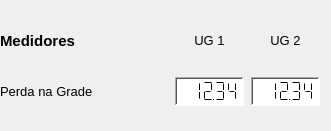
  <widget class="QWidget" name="layoutWidget_18">
   <property name="geometry">
    <rect>
     <x>69</x>
     <y>82</y>
     <width>331</width>
     <height>131</height>
    </rect>
   </property>
   <layout class="QGridLayout" name="gridLayout" rowstretch="0,0" columnstretch="0,0,0">
    <property name="sizeConstraint">
     <enum>QLayout::SetMinimumSize</enum>
    </property>
    <property name="leftMargin">
     <number>0</number>
    </property>
    <property name="spacing">
     <number>7</number>
    </property>
    <item row="1" column="0">
     <widget class="QLabel" name="label_perdagrade">
      <property name="sizeIncrement">
       <size>
        <width>0</width>
        <height>0</height>
       </size>
      </property>
      <property name="font">
       <font>
        <pointsize>10</pointsize>
       </font>
      </property>
      <property name="text">
       <string>Perda na Grade</string>
      </property>
     </widget>
    </item>
    <item row="0" column="0">
     <widget class="QLabel" name="label_medidores">
      <property name="sizePolicy">
       <sizepolicy hsizetype="Preferred" vsizetype="Preferred">
        <horstretch>0</horstretch>
        <verstretch>0</verstretch>
       </sizepolicy>
      </property>
      <property name="minimumSize">
       <size>
        <width>0</width>
        <height>0</height>
       </size>
      </property>
      <property name="maximumSize">
       <size>
        <width>16777215</width>
        <height>35</height>
       </size>
      </property>
      <property name="sizeIncrement">
       <size>
        <width>0</width>
        <height>0</height>
       </size>
      </property>
      <property name="baseSize">
       <size>
        <width>0</width>
        <height>0</height>
       </size>
      </property>
      <property name="font">
       <font>
        <pointsize>11</pointsize>
        <weight>75</weight>
        <bold>true</bold>
        <underline>false</underline>
       </font>
      </property>
      <property name="text">
       <string>Medidores</string>
      </property>
     </widget>
    </item>
    <item row="1" column="2">
     <widget class="QLCDNumber" name="lcdNumber_perda_na_grade_ug2">
      <property name="sizePolicy">
       <sizepolicy hsizetype="Fixed" vsizetype="Fixed">
        <horstretch>55</horstretch>
        <verstretch>29</verstretch>
       </sizepolicy>
      </property>
      <property name="minimumSize">
       <size>
        <width>69</width>
        <height>29</height>
       </size>
      </property>
      <property name="font">
       <font>
        <weight>50</weight>
        <bold>false</bold>
       </font>
      </property>
      <property name="autoFillBackground">
       <bool>false</bool>
      </property>
      <property name="styleSheet">
       <string notr="true">background-color: rgb(255, 255, 255);</string>
      </property>
      <property name="frameShape">
       <enum>QFrame::WinPanel</enum>
      </property>
      <property name="frameShadow">
       <enum>QFrame::Sunken</enum>
      </property>
      <property name="smallDecimalPoint">
       <bool>true</bool>
      </property>
      <property name="digitCount">
       <number>5</number>
      </property>
      <property name="segmentStyle">
       <enum>QLCDNumber::Flat</enum>
      </property>
      <property name="value" stdset="0">
       <double>12.340000000000000</double>
      </property>
     </widget>
    </item>
    <item row="0" column="2">
     <widget class="QLabel" name="label_ug3_2">
      <property name="font">
       <font>
        <pointsize>10</pointsize>
       </font>
      </property>
      <property name="text">
       <string>UG 2</string>
      </property>
      <property name="alignment">
       <set>Qt::AlignCenter</set>
      </property>
     </widget>
    </item>
    <item row="0" column="1">
     <widget class="QLabel" name="label_ug1_2">
      <property name="font">
       <font>
        <pointsize>10</pointsize>
       </font>
      </property>
      <property name="text">
       <string>UG 1</string>
      </property>
      <property name="alignment">
       <set>Qt::AlignCenter</set>
      </property>
     </widget>
    </item>
    <item row="1" column="1">
     <widget class="QLCDNumber" name="lcdNumber_perda_na_grade_ug1">
      <property name="sizePolicy">
       <sizepolicy hsizetype="Fixed" vsizetype="Fixed">
        <horstretch>55</horstretch>
        <verstretch>29</verstretch>
       </sizepolicy>
      </property>
      <property name="minimumSize">
       <size>
        <width>69</width>
        <height>29</height>
       </size>
      </property>
      <property name="font">
       <font>
        <weight>50</weight>
        <bold>false</bold>
       </font>
      </property>
      <property name="autoFillBackground">
       <bool>false</bool>
      </property>
      <property name="styleSheet">
       <string notr="true">background-color: rgb(255, 255, 255);</string>
      </property>
      <property name="frameShape">
       <enum>QFrame::WinPanel</enum>
      </property>
      <property name="frameShadow">
       <enum>QFrame::Sunken</enum>
      </property>
      <property name="smallDecimalPoint">
       <bool>true</bool>
      </property>
      <property name="digitCount">
       <number>5</number>
      </property>
      <property name="segmentStyle">
       <enum>QLCDNumber::Flat</enum>
      </property>
      <property name="value" stdset="0">
       <double>12.340000000000000</double>
      </property>
     </widget>
    </item>
   </layout>
  </widget>
